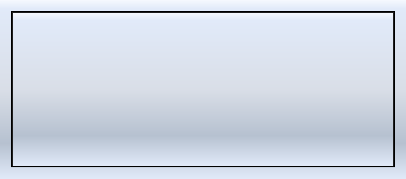
<?xml version="1.0" encoding="UTF-8"?>
<ui version="4.0">
 <class>editor</class>
 <widget class="QWidget" name="editor">
  <property name="geometry">
   <rect>
    <x>0</x>
    <y>0</y>
    <width>406</width>
    <height>179</height>
   </rect>
  </property>
  <property name="windowTitle">
   <string>Form</string>
  </property>
  <property name="styleSheet">
   <string notr="true">QWidget {background-color: qlineargradient(x1:0, y1:0, x2:0, y2:1, stop:0 #f6f9fe, stop:0.05 #e1eaf9, stop:0.5 #d9dee7 , stop:0.8 #b6c1d0, stop: 1 #e1eaf9);}</string>
  </property>
  <layout class="QHBoxLayout" name="horizontalLayout">
   <item>
    <widget class="QTabWidget" name="tabWidget">
     <property name="currentIndex">
      <number>-1</number>
     </property>
     <property name="tabsClosable">
      <bool>true</bool>
     </property>
     <property name="movable">
      <bool>true</bool>
     </property>
    </widget>
   </item>
  </layout>
 </widget>
 <resources/>
 <connections/>
</ui>
